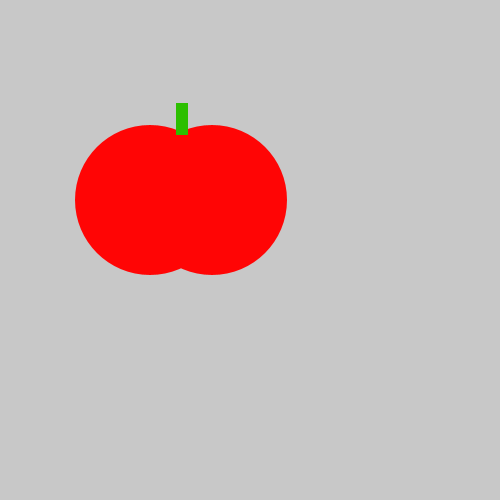
Frame 1 (no input)
Frame 60 (the mouse pressed at the canvas centre just before this capture): identical to frame 1, image omitted
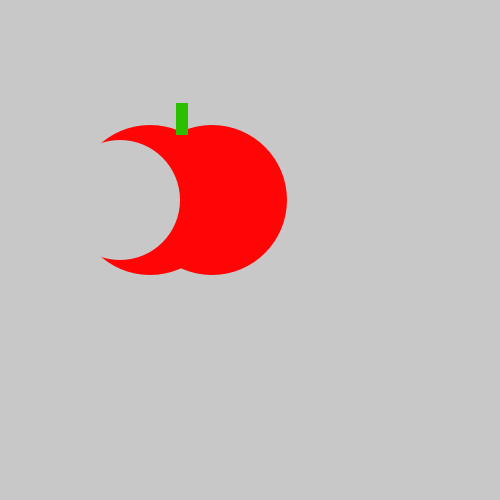
Frame 120 (the mouse held since frame 60 and released just before this capture)

The Processing sketch that drew these frames (run headless with seeded random() and noise(); from frame 60 on, the mouse is pressed at the canvas centre):

// Processing sketch: tasty_tomato
// ── tasty_tomato.pde
void setup() {
    size(500, 500);
}
void draw() {
    background(200, 200, 200);
    noStroke();
     fill(#FF0505);
    ellipse(150, 200, 150, 150);
    ellipse(212, 200, 150, 150);
    fill(#2CBF00);
    rect(176, 103, 12, 32);
    
    if(mousePressed){
    fill(200,200,200);
    ellipse(120,200,120,120);
    }
}
